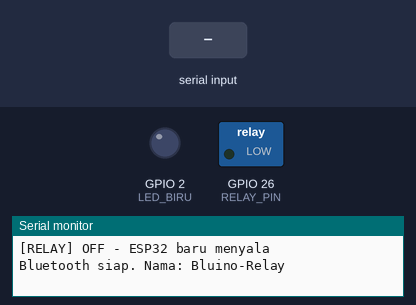
This sketch was run on a simulated ESP32. Parts: switched loads named in the sketch (green lamp = pin HIGH), output pins drawn as LEDs (lit = HIGH), the last lines printed to the serial monitor. Inputs (shaded band) come from the test bench. Nothing arrives over Bluetooth unless stated.

Above: at 1.2 s.
1.3 s: "nyala 1\n" received over the second serial link
At 1.8 s:
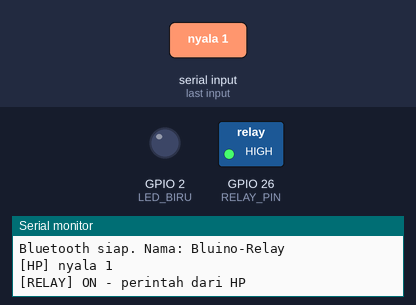
3.8 s: "nyala 150\n" received over the second serial link
At 5.0 s:
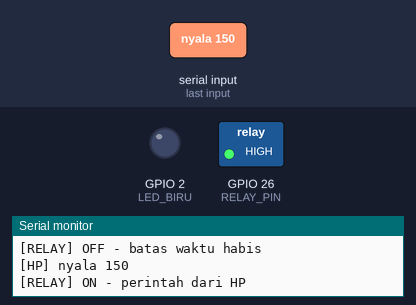
5.3 s: "mati 1\n" received over the second serial link
At 6.1 s:
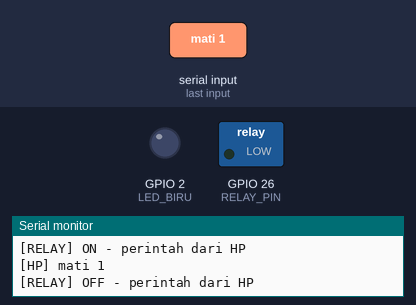
Timing chart, 0 to 8.3 s (numbered marks = the images above; inputs shaded):
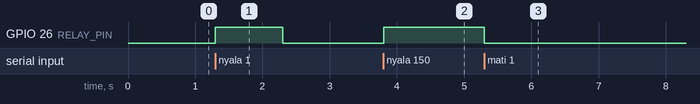

The sketch:

p3_bt_relay.ino
```cpp
/*
 * BAB 52 - Program 3: Remote Relay dengan Pengaman
 * Mengendalikan relay kit dari HP lewat Bluetooth Classic.
 * Perintah (dikirim dari aplikasi Serial Bluetooth Terminal):
 *   nyala           → relay aktif, mati sendiri setelah 60 detik
 *   nyala <detik>   → relay aktif selama 1-3600 detik
 *   mati            → relay mati
 *   status          → keadaan relay dan sisa waktunya
 *   bantuan         → daftar perintah
 * Pengaman:
 *   1. Relay selalu mati saat ESP32 menyala atau di-reset.
 *   2. Relay langsung mati kalau tidak ada perangkat yang tersambung.
 *   3. Relay mati sendiri setelah batas waktunya habis.
 *   4. Relay baru boleh dinyalakan lagi 1 detik setelah perubahan terakhir.
 *
 * Rangkaian: RELAY (header biru, kanan BUZZ) → IO26 (aktif HIGH)
 *            LED biru bawaan board (IO2) menyala selama HP tersambung
 * JANGAN menyambung listrik PLN 220 V ke relay kit (lihat BAB 37).
 */

#include <BluetoothSerial.h>

#if !defined(CONFIG_BT_SPP_ENABLED)
#error "Bluetooth Classic (SPP) tidak tersedia. Pilih Tools > Board > ESP32 Dev Module."
#endif

#define RELAY_PIN 26  // RELAY → IO26
#define LED_BIRU  2

const char *NAMA_BT = "Bluino-Relay";
const long BATAS_BAWAAN_DETIK = 60;      // lama nyala kalau tidak disebutkan
const long BATAS_MAKS_DETIK = 3600;      // lama nyala paling panjang (1 jam)
const unsigned long JEDA_MIN_MS = 1000;  // jarak minimum sebelum relay dinyalakan lagi

BluetoothSerial SerialBT;

// Bendera dari callback Bluetooth (dijalankan task lain) untuk loop()
volatile bool adaEventKoneksi = false;

// Pembaca baris tanpa menunggu (lihat 52.6)
struct PembacaBaris {
  char isi[64];
  int panjang = 0;

  bool baca(Stream &sumber) {
    while (sumber.available() > 0) {
      char c = sumber.read();
      if (c == '\r' || c == '\n') {
        if (panjang == 0) continue;
        isi[panjang] = '\0';
        panjang = 0;
        return true;
      }
      if (panjang < (int)sizeof(isi) - 1) {
        isi[panjang] = c;
        panjang = panjang + 1;
      }
    }
    return false;
  }
};

bool relayAktif = false;
unsigned long waktuBerubah = 0;  // millis() saat relay terakhir berganti keadaan
unsigned long waktuMulai = 0;    // millis() saat hitungan batas waktu dimulai
unsigned long lamaNyalaMs = 0;   // batas lama nyala yang diminta
bool adaKoneksi = false;
PembacaBaris dariHP;

// Callback: dipanggil task Bluetooth setiap ada event SPP.
// Isinya hanya mengangkat bendera — pekerjaan lain dilakukan di loop().
void saatEventSPP(esp_spp_cb_event_t event, esp_spp_cb_param_t *param) {
  if (event == ESP_SPP_SRV_OPEN_EVT || event == ESP_SPP_CLOSE_EVT) {
    adaEventKoneksi = true;
  }
}

// Satu-satunya tempat yang menyentuh pin relay (pola BAB 37)
void aturRelay(bool aktif, const char *alasan) {
  relayAktif = aktif;
  digitalWrite(RELAY_PIN, aktif ? HIGH : LOW);
  waktuBerubah = millis();
  Serial.printf("[RELAY] %s - %s\n", aktif ? "ON" : "OFF", alasan);
  if (SerialBT.hasClient()) {
    SerialBT.printf("Relay %s - %s\r\n", aktif ? "ON" : "OFF", alasan);
  }
}

void kirimBantuan() {
  SerialBT.println("Daftar perintah:");
  SerialBT.println("  nyala            ON selama 60 detik");
  SerialBT.println("  nyala <detik>    ON selama 1-3600 detik");
  SerialBT.println("  mati             OFF");
  SerialBT.println("  status           keadaan relay");
  SerialBT.println("  bantuan          daftar ini");
}

void kirimStatus(unsigned long sekarang) {
  if (relayAktif) {
    unsigned long sisaMs = lamaNyalaMs - (sekarang - waktuMulai);
    SerialBT.printf("Relay ON, mati otomatis dalam %lu detik\r\n", (sisaMs + 999) / 1000);
  } else {
    SerialBT.println("Relay OFF");
  }
}

// true kalau teks berisi bilangan bulat utuh, misalnya "30"
bool keAngka(const String &teks, long &hasil) {
  if (teks.length() == 0) return false;
  char *sisa;
  hasil = strtol(teks.c_str(), &sisa, 10);
  return *sisa == '\0';
}

void prosesPerintah(const char *teks, unsigned long sekarang) {
  String baris = teks;
  baris.trim();
  baris.toLowerCase();
  if (baris.length() == 0) return;

  Serial.printf("[HP] %s\n", baris.c_str());

  String perintah = baris;
  String argumen = "";
  int posisiSpasi = baris.indexOf(' ');
  if (posisiSpasi >= 0) {
    perintah = baris.substring(0, posisiSpasi);
    argumen = baris.substring(posisiSpasi + 1);
    argumen.trim();
  }

  if (perintah == "nyala") {
    long detik = BATAS_BAWAAN_DETIK;
    if (argumen.length() > 0) {
      if (!keAngka(argumen, detik) || detik < 1 || detik > BATAS_MAKS_DETIK) {
        SerialBT.println("Lama nyala harus 1-3600 detik, contoh: nyala 30");
        return;
      }
    }
    if (!relayAktif && sekarang - waktuBerubah < JEDA_MIN_MS) {
      SerialBT.println("Terlalu cepat. Tunggu 1 detik, lalu coba lagi.");
      return;
    }
    waktuMulai = sekarang;
    lamaNyalaMs = (unsigned long)detik * 1000UL;
    if (relayAktif) {
      SerialBT.printf("Relay tetap ON, batas waktu diatur ulang: %ld detik\r\n", detik);
    } else {
      aturRelay(true, "perintah dari HP");
      SerialBT.printf("Mati otomatis dalam %ld detik.\r\n", detik);
    }
  } else if (perintah == "mati") {
    if (relayAktif) {
      aturRelay(false, "perintah dari HP");  // mematikan selalu boleh, tanpa jeda
    } else {
      SerialBT.println("Relay memang sudah OFF.");
    }
  } else if (perintah == "status") {
    kirimStatus(sekarang);
  } else if (perintah == "bantuan") {
    kirimBantuan();
  } else {
    SerialBT.println("Perintah tidak dikenal. Ketik: bantuan");
  }
}

void setup() {
  Serial.begin(115200);

  // Pengaman 1: pin dijadikan output dulu, lalu relay langsung dimatikan
  pinMode(RELAY_PIN, OUTPUT);
  pinMode(LED_BIRU, OUTPUT);
  digitalWrite(LED_BIRU, LOW);

  Serial.println();
  Serial.println("BAB 52 - Program 3: Remote Relay dengan Pengaman");
  aturRelay(false, "ESP32 baru menyala");

  SerialBT.register_callback(saatEventSPP);  // daftarkan SEBELUM begin()
  if (!SerialBT.begin(NAMA_BT)) {
    Serial.println("Bluetooth gagal dinyalakan. Tekan tombol EN untuk mencoba lagi.");
    while (true) {
      delay(1000);
    }
  }
  Serial.printf("Bluetooth siap. Nama: %s\n", NAMA_BT);
}

void loop() {
  unsigned long sekarang = millis();

  // 1. Bel pintu dari callback: periksa keadaan koneksi yang sebenarnya
  if (adaEventKoneksi) {
    adaEventKoneksi = false;  // turunkan bendera DULU, baru periksa keadaan
    bool tersambung = SerialBT.hasClient();
    if (tersambung != adaKoneksi) {
      adaKoneksi = tersambung;
      digitalWrite(LED_BIRU, tersambung ? HIGH : LOW);
      if (tersambung) {
        Serial.println("[BT] Perangkat tersambung.");
        SerialBT.println("=== Bluino Relay: kendali relay lewat Bluetooth ===");
        kirimBantuan();
        kirimStatus(sekarang);
      } else {
        Serial.println("[BT] Perangkat terputus.");
      }
    }
  }

  // 2. Pengaman 2: tanpa perangkat tersambung, relay tidak boleh aktif
  if (relayAktif && !SerialBT.hasClient()) {
    aturRelay(false, "koneksi Bluetooth terputus");
  }

  // 3. Pengaman 3: batas waktu nyala
  if (relayAktif && sekarang - waktuMulai >= lamaNyalaMs) {
    aturRelay(false, "batas waktu habis");
  }

  // 4. Perintah dari HP
  if (dariHP.baca(SerialBT)) {
    prosesPerintah(dariHP.isi, sekarang);
  }
}
```

Measured:
- after the input at 1.3 s, GPIO 26 (RELAY_PIN): LOW → HIGH at once, → LOW 1.0 s later
- after the input at 3.8 s, GPIO 26 (RELAY_PIN): LOW → HIGH at once
- after the input at 5.3 s, GPIO 26 (RELAY_PIN): HIGH → LOW at once
